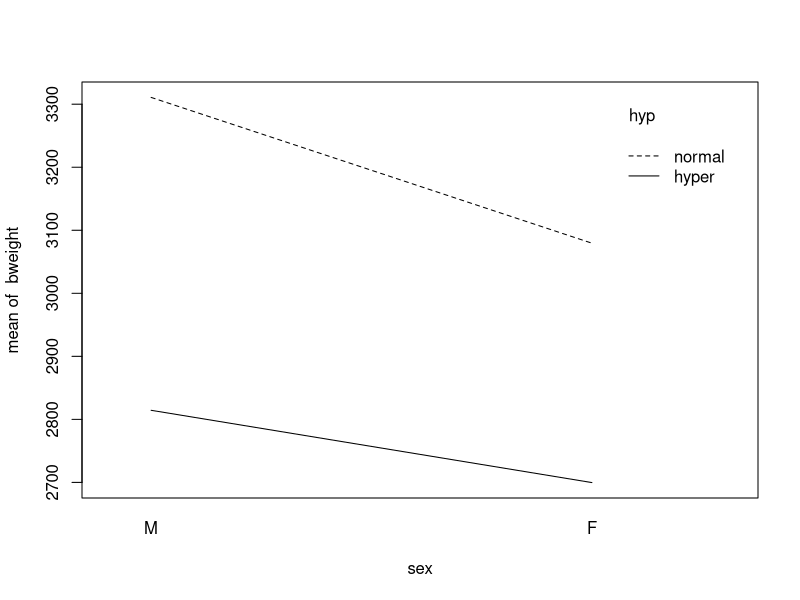
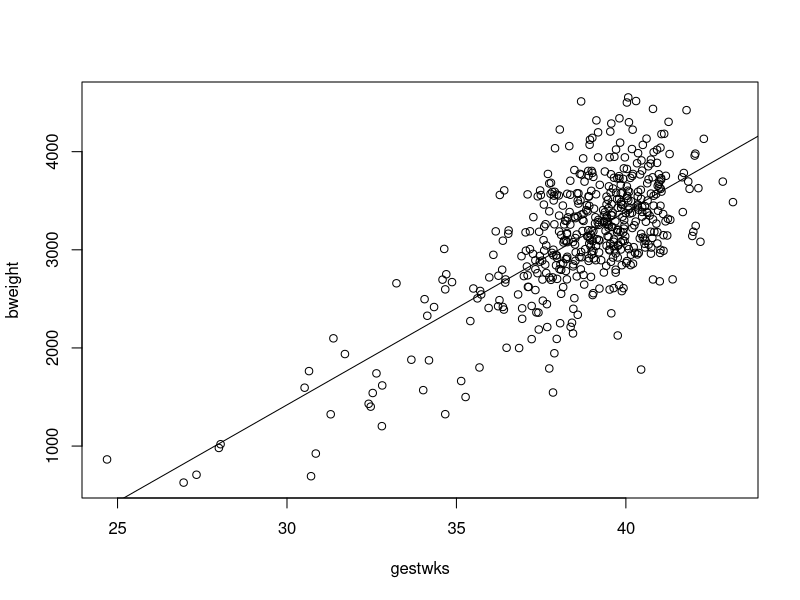
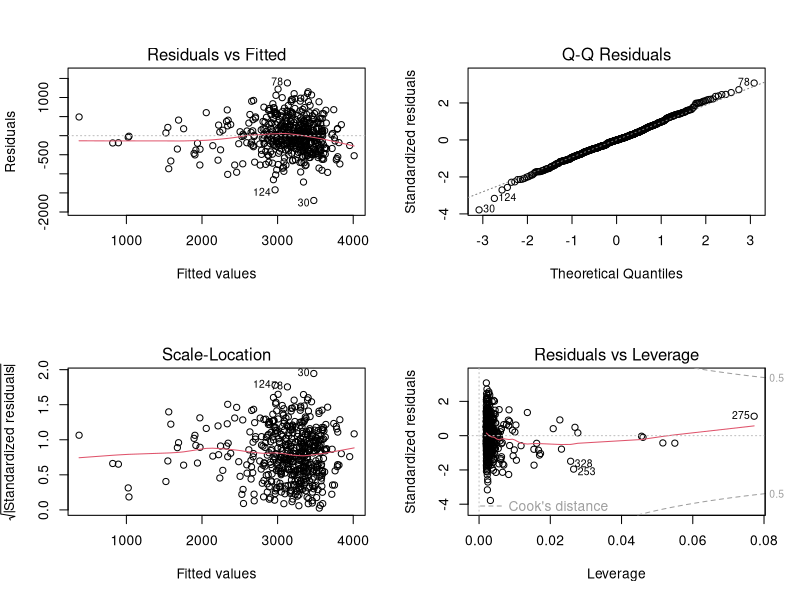
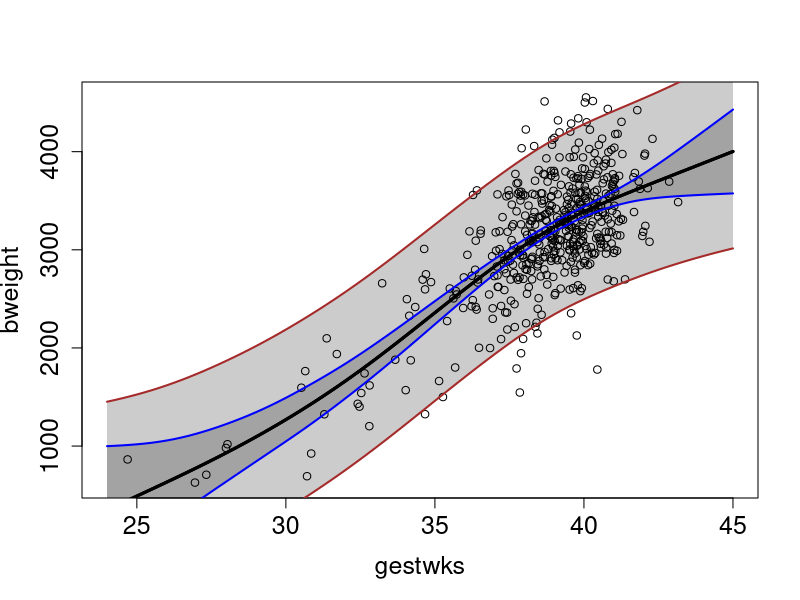
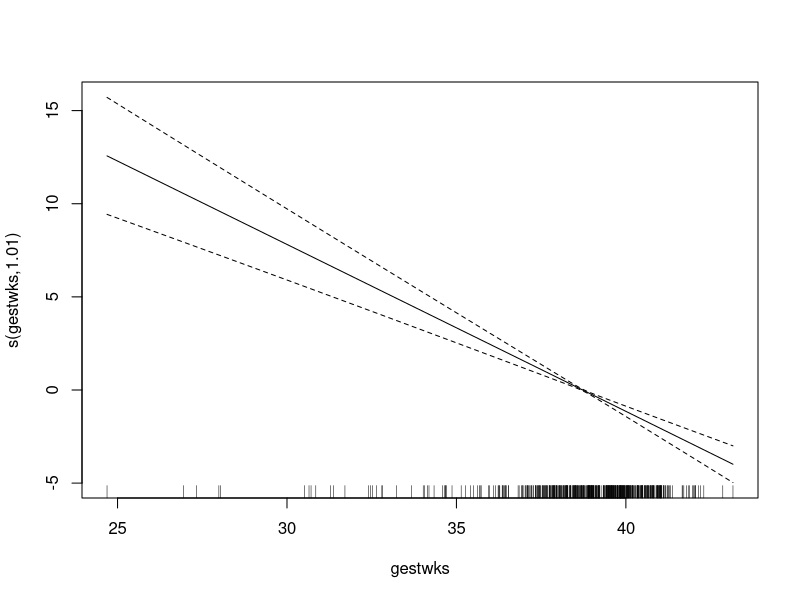
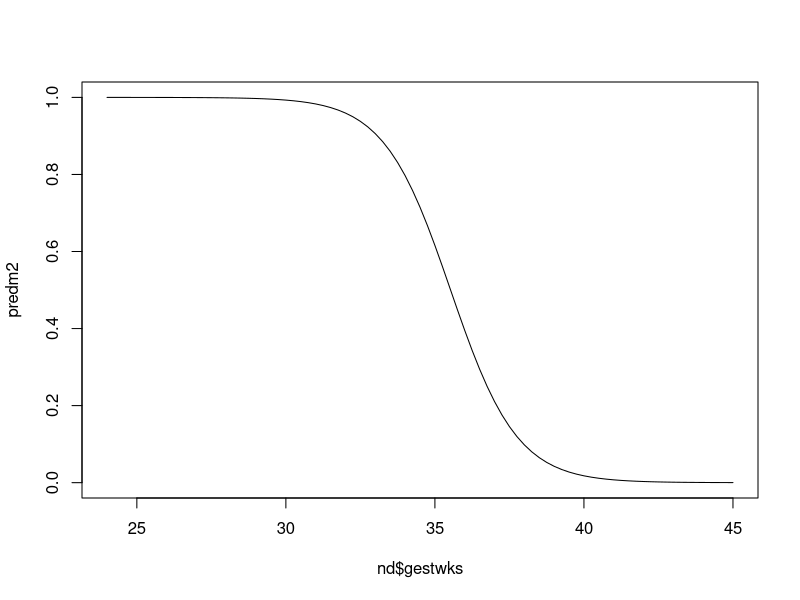

These figures' R source, in order:
## ---- chunk 1
knitr::opts_chunk$set(message=FALSE, prefix.string = "./graph/effects", include=TRUE)
## ---- chunk 2
library(Epi)
library(mgcv)
data(births)
str(births)
## ---- chunk 3
births$hyp <- factor(births$hyp, labels = c("normal", "hyper"))
births$sex <- factor(births$sex, labels = c("M", "F"))
births$maged <- cut(births$matage, breaks = c(22, 35, 44), right = FALSE)
births$gest4 <- cut(births$gestwks,
  breaks = c(20, 35, 37, 39, 45), right = FALSE)
## ---- chunk 4
summary(births)
with(births, sd(bweight))
## ---- chunk 5
with(births, t.test(bweight ~ hyp, var.equal = TRUE))
## ---- chunk 6
m1 <- glm(bweight ~ hyp, family = gaussian, data = births)
summary(m1)
## ---- chunk 7
round(ci.lin(m1)[, c(1, 5, 6)], 1)
## ---- chunk 8
par(mfrow = c(1, 1))
with(births, interaction.plot(sex, hyp, bweight))
## ---- chunk 9
m3 <- lm(bweight ~ sex / hyp, data = births)
round(ci.lin(m3)[, c(1, 5, 6)], 1)
## ---- chunk 10
m3I <- lm(bweight ~ sex + hyp + sex:hyp, data = births)
round(ci.lin(m3I)[, c(1, 4, 5, 6)], 2)
## ---- chunk 11
m4 <- lm(bweight ~ sex + hyp, data = births)
ci.lin(m4)[, c(1, 5, 6)]
## ---- chunk 12
m5 <- lm(bweight ~ gestwks, data = births)
ci.lin(m5)[, c(1, 5, 6)]
## ---- chunk 13
with(births, plot(gestwks, bweight))
abline(m5)
## ---- chunk 14
par(mfrow = c(2, 2))
plot(m5)
## ---- chunk 15
mPs <- mgcv::gam(bweight ~ s(gestwks), data = births)
summary(mPs)
## ---- chunk 16
mPs$sig2
sqrt(mPs$sig2)
## ---- chunk 17
plotFitPredInt <- function(xval, fit, pred, ...) {
  matshade(xval, fit, lwd = 2, alpha = 0.2)
  matshade(xval, pred, lwd = 2, alpha = 0.2)
  matlines(xval, fit, lty = 1, lwd = c(3, 2, 2), col = c("black", "blue", "blue"))
  matlines(xval, pred, lty = 1, lwd = c(3, 2, 2), col = c("black", "brown", "brown"))
}
## ---- chunk 18
nd <- data.frame(gestwks = seq(24, 45, by = 0.25))
pr.Ps <- predict(mPs, newdata = nd, se.fit = TRUE)
str(pr.Ps) 
# With se.fit=TRUE, object pr.Ps has only two columns: 
# the fitted values and their standard errors (SE).
# We first take the fitted values and their SEs to compute the 95 % 
# confidence interval for the expected value of the outcome at
# each value of gewtwks.
fit.Ps <- cbind(
  pr.Ps$fit,
  pr.Ps$fit - 2 * pr.Ps$se.fit,
  pr.Ps$fit + 2 * pr.Ps$se.fit
)
# For computing and plotting 95 % prediction intervals for individual
# future observations of the outcome at each value of gestwks, we must 
# add the residual variance of the fitted model to the square
# of the standard error of the fitted value and 
pred.Ps <- cbind(
  pr.Ps$fit, 
  pr.Ps$fit - 2 * sqrt(pr.Ps$se.fit^2 + mPs$sig2),
  pr.Ps$fit + 2 * sqrt(pr.Ps$se.fit^2 + mPs$sig2)
)
par(mfrow = c(1, 1))
with(births, plot(bweight ~ gestwks,
  xlim = c(24, 45),
  cex.axis = 1.5, cex.lab = 1.5
))
plotFitPredInt(nd$gestwks, fit.Ps, pred.Ps)
## ---- chunk 19
stat.table(
  index = list(hyp, lowbw),
  contents = list(count(), percent(lowbw)),
  margins = TRUE, data = births
)
## ---- chunk 20
binRD <- glm(lowbw ~ hyp, family = binomial(link = "identity"), data = births)
round(ci.lin(binRD)[, c(1, 2, 5:6)], 3)
binRR <- glm(lowbw ~ hyp, family = binomial(link = "log"), data = births)
round(ci.lin(binRR, Exp = TRUE)[, c(1, 2, 5:7)], 3)
binOR <- glm(lowbw ~ hyp, family = binomial(link = "logit"), data = births)
round(ci.lin(binOR, Exp = TRUE)[, c(1, 2, 5:7)], 3)
## ---- chunk 21
stat.table(
  index = list(gest4, lowbw),
  contents = list(count(), percent(lowbw)),
  margins = TRUE, data = births
)
## ---- chunk 22
binm1 <- mgcv::gam(lowbw ~ s(gestwks), family = binomial(link = "logit"), data = births)
summary(binm1)
plot(binm1)
## ---- chunk 23
binm2 <- glm(lowbw ~ I(gestwks-40), family = binomial(link = "logit"), data = births)
round(ci.lin(binm2, Exp = TRUE)[, c(1, 2, 5:7)], 3)
## ---- chunk 24
predm2 <- predict(binm2, newdata = nd, type = "response")
plot(nd$gestwks, predm2, type = "l")
